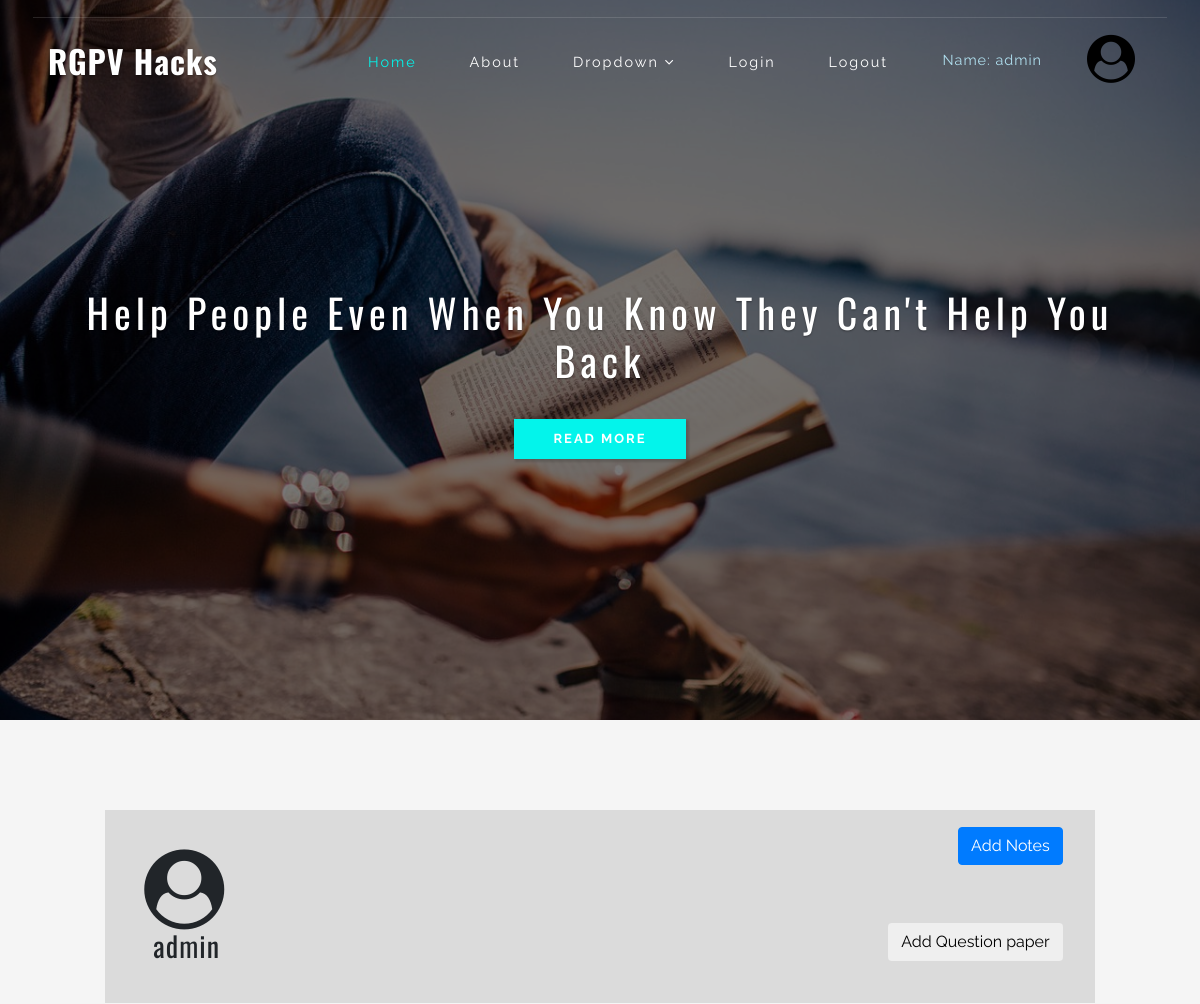
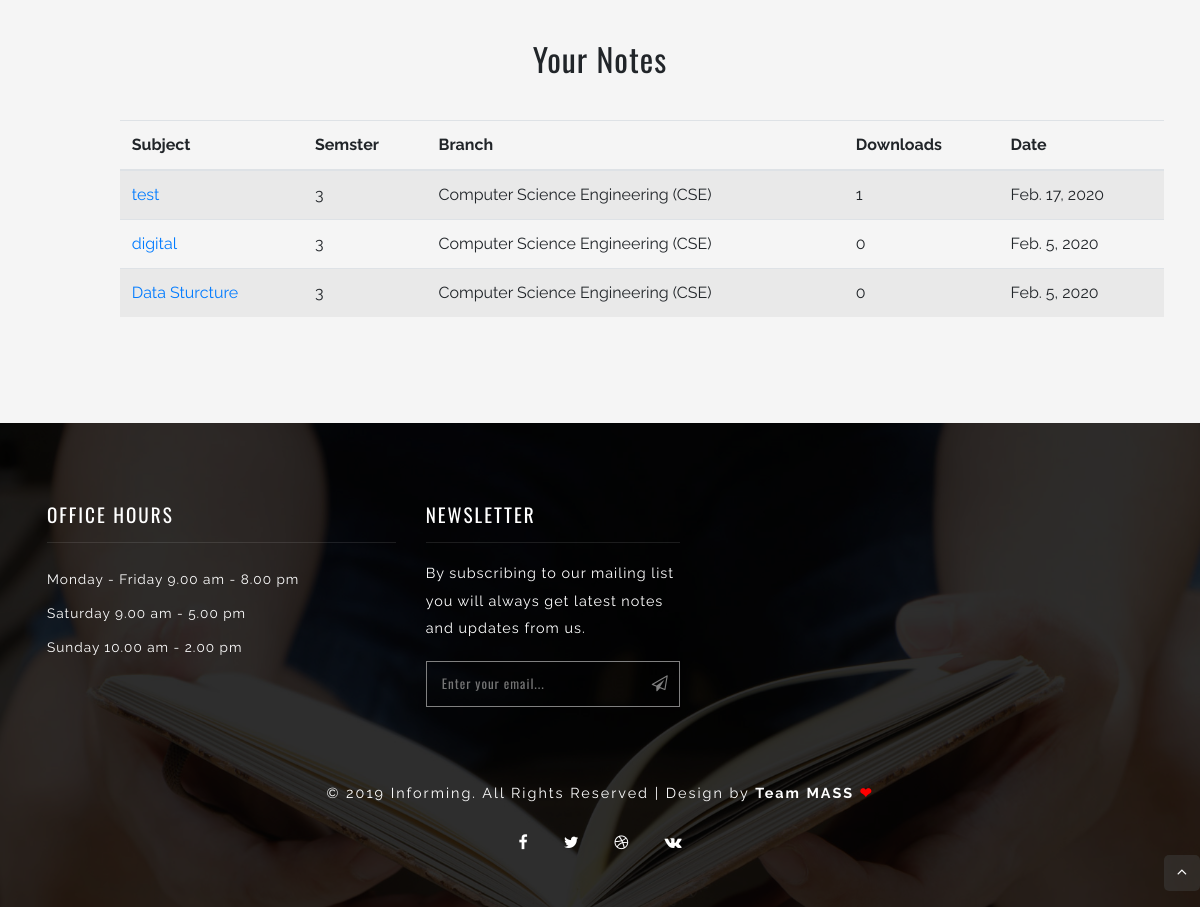
Screenshot of /user/ (signed in) with the database file from the repository (2 pictures, top to bottom).
### app/models.py (models this page shows, shortened)
class Notes(models.Model): #for Notes
    user = models.ForeignKey(User,on_delete=models.CASCADE,null=True)
    branch = models.ForeignKey(Branch,on_delete=models.CASCADE,null=True)
    sem = models.ForeignKey(Semseter,on_delete=models.CASCADE,null=True)
    name = models.CharField(max_length=50,null=True)
    note = models.FileField(null=True)
    date = models.DateField(null=True)

class Semseter(models.Model):
    sem = models.IntegerField(null=True)
    def __str__(self):
        return str(self.sem)

class Branch(models.Model):
    branch = models.CharField(max_length=50,null=True)
    def __str__(self):
        return self.branch

### app/views.py (the view)
# urls.py: url(r'^user/$',user_interface,name="user"),
def user_interface(request):
    if not request.user.is_authenticated:
        return redirect('login')
    notes = Notes.objects.filter(user=request.user)
    notes = list(notes)
    notes.reverse()
    downl = down(notes)
    z = zip(notes,downl)
    return render(request,'dashbord.html',{'notes':z,'note':notes})

### app/views.py (called while the page is built)
def down(note): #for the no. of downloads
    try:
        down = []
        b = 0
        for i in note:
            download = No_downloads.objects.filter(note=i)
            for j in download:
                b += j.downloads
            down.append(b)
            b = 0
        return down
    except Exception as e:
        return HttpResponse(e)

### app/templates/dashbord.html (shortened to what this page needs)
{% extends 'base.html' %}
{% load static %}
{% block body %}
<div class="container" style="padding : 4%">
    <div class="row" style="padding: 4%">
        <div class="col" style="padding:4%; background-color :#80808038;">
           <i class="fa fa-user-circle fa-5x"></i>
            <h3 style="margin-left:9px">{{request.user.username}}</h3>
        </div>
        <div class="col" style="background-color :#80808038;">
            <a href="{% url 'add_note' %}">  <button class="btn btn-primary " style="float: right; margin:4%;" >Add Notes</button></a><br><br><br><br>
            <a href="{% url 'q_paper' %}">  <button class="btn btn-primary-red " style="float: right; margin:4%;" >Add Question paper</button></a>
        </div>
    </div>
    {% if note %}
    <div>
        <center>
            <h2>Your Notes</h2>
        </center>
        <div class="table-responsive" style="margin:4%">
        <table class="table table-striped">
          <thead>
            <tr>
              <th scope="col">Subject</th>
              <th scope="col">Semster</th>
              <th scope="col">Branch</th>
              <th scope="col">Downloads</th>
                <th scope="col">Date</th>
            </tr>
          </thead>
            <tbody>
            {% for i,j in notes %}
            <tr>
                <td><a href="{% url 'download' i.id 0 %}">{{ i.name }}</a></td>
              <td>{{ i.sem }}</td>
              <td>{{ i.branch }}</td>
                <td>{{j}}</td>
                <td>{{ i.date }}</td>
            </tr>
            {% endfor %}
          </tbody>
        </table>
        </div>
    </div>
</div>
{% endif %}
{% endblock %}

### app/templates/base.html (shortened to what this page needs)
<!DOCTYPE html>
<html lang="zxx">
<head>
	{% load static %}
    <link rel="stylesheet" type="text/css" href="https://cdn.datatables.net/1.10.20/css/jquery.dataTables.min.css">
    <link rel="stylesheet" href="{% static 'css/bootstrap.css' %}">
    <link rel="stylesheet" href="{% static 'css/style.css' %}" type="text/css" media="all" />
    <link href="{% static 'css/font-awesome.css' %}" rel="stylesheet">
</head>
<body>
    <div class="main-content" id="home">
        <div class="layer">
            <header>
                <div class="container-fluid px-lg-5">
					<div class="row order-info">
                    <div class="middle mt-sm-3 col-sm-6 text-left">
                    </div>
                </div>
                    {% if request.user.is_authenticated %}
                    <a style="color:black;" href="{% url 'user' %}"><i class="fa fa-user-circle fa-3x" style="float: right; padding: 17px;background-color: #a5b5ca00;"></i></a>
                    <a href="{% url 'user' %}"><p style="float: right; padding: 28px; color:#b4e6f5f2;"> Name: {{ user.username }}</p></a>
                    {% endif %}
                    <nav class="pt-4 d-lg-flex">
                        <div id="logo">
                            <h1> <a href="{% url 'home' %}">RGPV Hacks<br></a></h1>
                        </div>
                        <ul class="menu mt-2 ml-auto">
                            <li class="active"><a href="{% url 'home' %}">Home</a></li>
                            <li><a href="{% url 'about us' %}" class="scroll">About</a></li>
                            <li>
                                <a href="#">Dropdown <span class="fa fa-angle-down" aria-hidden="true"></span></a>
                            </li>
                            <li><a href="{% url 'login' %}" >Login</a></li>
                            {% if request.user.is_authenticated %}
                            <li><a href="{% url 'logout' %}" class="scroll">Logout</a></li>
                            {% endif %}
                        </ul>
                    </nav>
                </div>
            </header>
            <div class="container">
                <div class="banner-info-w3layouts text-center">
                    <h3>Help people even when you know they can't help you back</h3>
                    <div class="read-more">
                        <a href="{% url 'about us' %}" class="read-more scroll">Read More </a> </div>
                </div>
            </div>
        </div>
    </div>
{% block body %}
{% endblock %}
    <footer class="footer-content">
        <div class="layer footer-1">
            <div class="container-fluid">
                <div class="row footer-top-inner-w3ls">
                    <div class="col-lg-4 col-md-6 mt-md-0 mt-5">
                        <div class="footer-w3pvt">
                            <h3 class="mb-3 w3pvt_title">Office Hours</h3>
                            <hr>
                            <ul class="list-info-w3pvt last-w3ls-contact mt-lg-4">
                                <li>
                                    <p> Monday - Friday 9.00 am - 8.00 pm</p>
                                </li>
                                <li class="my-2">
                                    <p>Saturday 9.00 am - 5.00 pm</p>
                                </li>
                                <li class="my-2">
                                    <p>Sunday 10.00 am - 2.00 pm</p>
                                </li>
                            </ul>
                        </div>
                    </div>
                    <div class="col-lg-3 col-md-6 mt-lg-0 mt-5">
                        <div class="footer-w3pvt">
                            <h3 class="mb-3 w3pvt_title">Newsletter</h3>
                            <hr>
                        <div class="footer-text">
                            <p>By subscribing to our mailing list you will always get latest notes and updates from us.</p>
                            <form action="#" method="post">
                                <input type="email" name="Email" placeholder="Enter your email..." required="">
                                <button class="btn1 btn"><span class="fa fa-paper-plane-o" aria-hidden="true"></span></button>
                            </form>
                        </div>
                    </div>
                        </div>
                    </div>
                </div>
                <p class="copy-right-grids text-li text-center my-sm-4 my-4">© 2019 Informing. All Rights Reserved | Design by
                    <strong> Team MASS <span style="color: red;">❤</span></strong>
                </p>
                <div class="w3ls-footer text-center mt-4">
                    <ul class="list-unstyled w3ls-icons">
                        <li>
                            <a href="#">
                                <span class="fa fa-facebook-f"></span>
                            </a>
                        </li>
                        <li>
                            <a href="#">
                                <span class="fa fa-twitter"></span>
                            </a>
                        </li>
                        <li>
                            <a href="#">
                                <span class="fa fa-dribbble"></span>
                            </a>
                        </li>
                        <li>
                            <a href="#">
                                <span class="fa fa-vk"></span>
                            </a>
                        </li>
                    </ul>
                </div>
                <div class="move-top text-right"><a href="#home" class="move-top"> <span class="fa fa-angle-up  mb-3" aria-hidden="true"></span></a></div>
            </div>
    </footer>
</body>

### rows the page displays
Notes: name "test", sem "3", branch "Computer Science Engineering (CSE)", branch "1", date "Feb. 17, 2020"
Notes: name "digital", sem "3", branch "Computer Science Engineering (CSE)", j "0", date "Feb. 5, 2020"
Notes: name "Data Sturcture", sem "3", branch "Computer Science Engineering (CSE)", j "0", date "Feb. 5, 2020"

### other values shown
{{ user.username }} "admin"
{{ request.user.username }} "admin"
